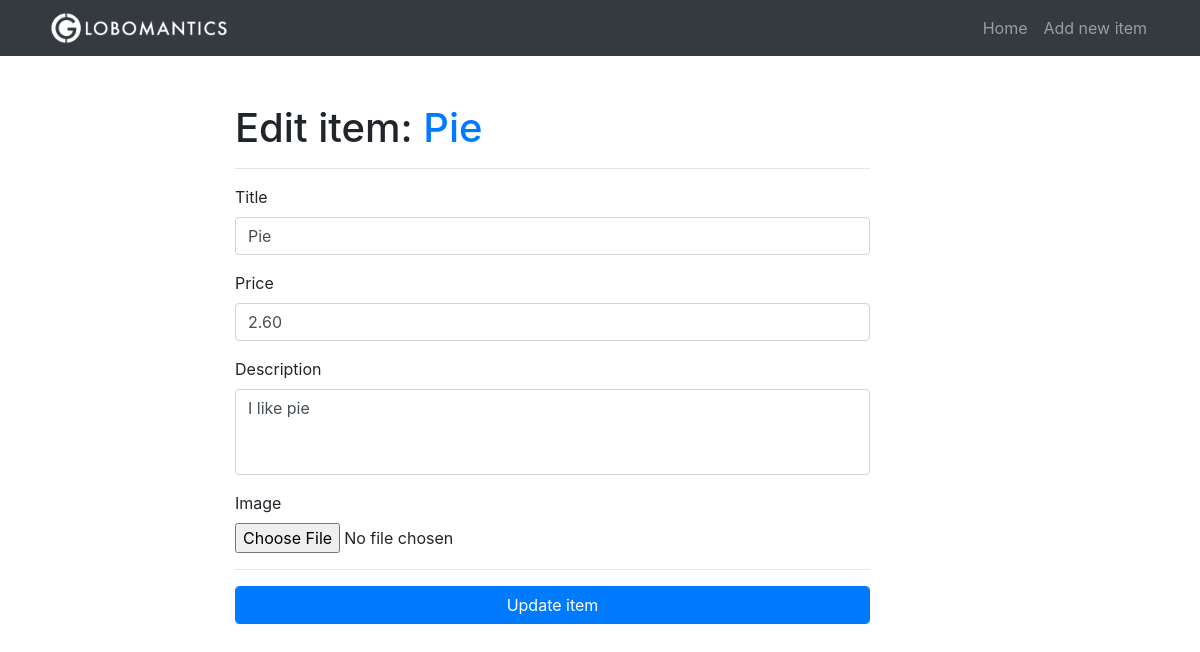
The app's page /item/7/edit, older data.
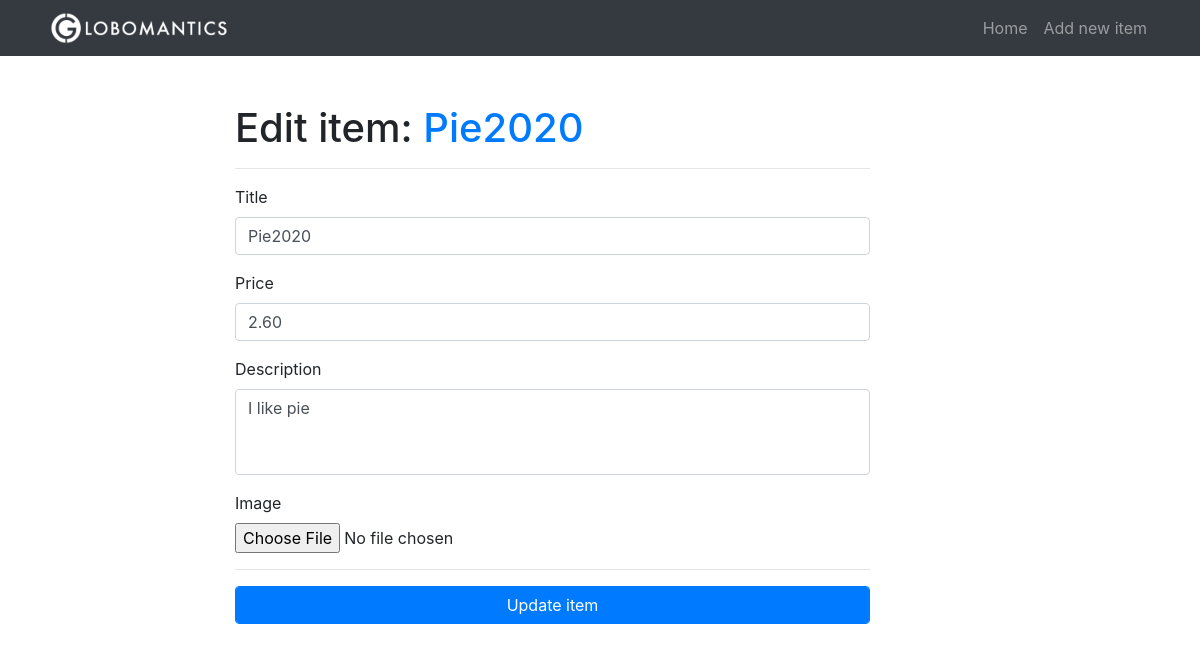
The same page, newer data.
### tables this page shows
CREATE TABLE items(
                    id              INTEGER PRIMARY KEY AUTOINCREMENT,
                    title           TEXT,
                    description     TEXT,
                    price           REAL,
                    image           TEXT,
                    category_id     INTEGER,
                    subcategory_id  INTEGER,
                    FOREIGN KEY(category_id) REFERENCES categories(id),
                    FOREIGN KEY(subcategory_id) REFERENCES subcategories(id)
);

### app.py (the view, shortened to what this page needs)
@app.route("/item/<int:item_id>/edit", methods=["GET", "POST"])
def edit_item(item_id):
    conn = get_db()
    c = conn.cursor()
    item_from_db = c.execute("SELECT * FROM items WHERE id = ?", (item_id,))
    row = c.fetchone()
    try:
        item = {
            "id": row[0],
            "title": row[1],
            "description": row[2],
            "price": row[3],
            "image": row[4]
        }
    except:
        item = {}
    if item:
        form = EditItemForm()
        form.title.data       = item["title"]
        form.description.data = item["description"]
        form.price.data       = item["price"]
        if form.errors:
            flash("{}".format(form.errors), "danger")
        return render_template("edit_item.html", item=item, form=form)
    return redirect(url_for("home"))

### app.py
class EditItemForm(ItemForm):
    submit      = SubmitField("Update item")

### app.py (called while the page is built)
def get_db():
    db = getattr(g, "_database", None)
    if db is None:
        db = g._database = sqlite3.connect("db/globomantics.db")
    return db

@app.teardown_appcontext
def close_connection(exception):
    db = getattr(g, "_database", None)
    if db is not None:
        db.close()

### templates/edit_item.html (shortened to what this page needs)
{% extends 'base.html' %}
{% set active_page = 'edit_item' %}
{% block content %}
<div class="row">
    <div class="col-lg-7 offset-lg-2 my-5">
        <h1>
            Edit item: <a href="{{ url_for('edit_item', item_id=item.id) }}">{{ item.title }}</a>
        </h1><hr>
        <form method="POST" action="{{ url_for('edit_item', item_id=item.id) }}" enctype="multipart/form-data">
            <div class="form-group">
                {{ form.title.label }}
                {{ form.title(class="form-control") }}
            </div>
            <div class="form-group">
                {{ form.price.label }}
                {{ form.price(class="form-control") }}
            </div>
            <div class="form-group">
                {{ form.description.label }}
                {{ form.description(class="form-control", rows="3") }}
            </div>
            <div class="form-group">
                {{ form.image.label }}<br>
                {{ form.image }}
            </div>
            <hr>
            {{ form.submit(class="btn btn-primary form-control") }}
        </form>
    </div>
</div>
{% endblock %}

### templates/base.html (shortened to what this page needs)
<!DOCTYPE html>
<html lang="en">
<head>
    <link rel="stylesheet" href="https://stackpath.bootstrapcdn.com/bootstrap/4.4.1/css/bootstrap.min.css">
    <link rel="stylesheet" href="{{ url_for('static', filename='css/style.css') }}">
</head>
<body>
    <nav class="navbar navbar-expand-lg navbar-dark bg-dark fixed-top">
        <div class="container">
            <a href="{{ url_for('home') }}" class="navbar-brand">
                <img src="{{ url_for('static', filename='images/logo.png') }}" height="40px">
            </a>
            <div class="collapse navbar-collapse" id="navbarResponsive">
                <ul class="navbar-nav ml-auto">
                    <li class="nav-item {{ 'active' if active_page == 'home' else '' }}">
                        <a href="{{ url_for('home') }}" class="nav-link">Home</a>
                    </li>
                    <li class="nav-item {{ 'active' if active_page == 'new_item' else '' }}">
                        <a href="{{ url_for('new_item') }}" class="nav-link">Add new item</a>
                    </li>
                </ul>
            </div>
        </div>
    </nav>
    <div class="container">
    {% block content %}{% endblock %}
    </div>
</body>
</html>

### static/css/style.css (style rules this page uses)
body { padding-top: 56px; }
.navbar-brand { padding-top: 0rem; padding-bottom: 0rem; }
textarea { resize: none; }

Row changes from the older to the newer data that the page shows:
changed items "I like pie": title "Pie" → "Pie2020"
